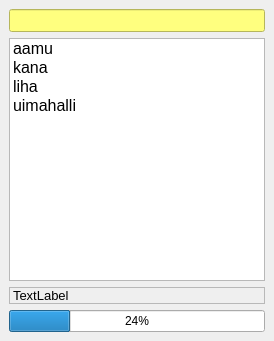
<?xml version="1.0" encoding="UTF-8"?>
<ui version="4.0">
 <class>FiruMainWindowClass</class>
 <widget class="QMainWindow" name="FiruMainWindowClass">
  <property name="geometry">
   <rect>
    <x>0</x>
    <y>0</y>
    <width>274</width>
    <height>341</height>
   </rect>
  </property>
  <property name="windowTitle">
   <string>Firu</string>
  </property>
  <widget class="QWidget" name="centralwidget">
   <layout class="QVBoxLayout" name="verticalLayout">
    <item>
     <widget class="QLineEdit" name="editInput">
      <property name="font">
       <font>
        <family>MS Shell Dlg 2</family>
        <pointsize>10</pointsize>
        <weight>50</weight>
        <italic>false</italic>
        <bold>false</bold>
       </font>
      </property>
      <property name="styleSheet">
       <string notr="true">color: rgb(0, 0, 0);
background-color: rgb(255, 255, 127);</string>
      </property>
     </widget>
    </item>
    <item>
     <widget class="QListWidget" name="listSources">
      <property name="font">
       <font>
        <pointsize>12</pointsize>
       </font>
      </property>
      <item>
       <property name="text">
        <string>aamu</string>
       </property>
      </item>
      <item>
       <property name="text">
        <string>kana</string>
       </property>
      </item>
      <item>
       <property name="text">
        <string>liha</string>
       </property>
      </item>
      <item>
       <property name="text">
        <string>uimahalli</string>
       </property>
      </item>
     </widget>
    </item>
    <item>
     <widget class="QLabel" name="laTranslation">
      <property name="font">
       <font>
        <family>MS Shell Dlg 2</family>
        <pointsize>10</pointsize>
        <weight>50</weight>
        <italic>false</italic>
        <bold>false</bold>
       </font>
      </property>
      <property name="frameShape">
       <enum>QFrame::StyledPanel</enum>
      </property>
      <property name="text">
       <string>TextLabel</string>
      </property>
      <property name="wordWrap">
       <bool>true</bool>
      </property>
     </widget>
    </item>
    <item>
     <widget class="QProgressBar" name="prgTask">
      <property name="value">
       <number>24</number>
      </property>
      <property name="alignment">
       <set>Qt::AlignCenter</set>
      </property>
      <property name="textVisible">
       <bool>true</bool>
      </property>
     </widget>
    </item>
   </layout>
  </widget>
  <widget class="QMenuBar" name="menubar">
   <property name="geometry">
    <rect>
     <x>0</x>
     <y>0</y>
     <width>274</width>
     <height>24</height>
    </rect>
   </property>
   <property name="styleSheet">
    <string notr="true">background-color: rgb(255, 255, 255);
color: rgb(0, 0, 0);
selection-background-color: rgb(170, 255, 255);</string>
   </property>
  </widget>
  <action name="actionOpenDict">
   <property name="text">
    <string>OpenDict</string>
   </property>
  </action>
  <action name="actionOpenTrainer">
   <property name="text">
    <string>OpenTrainer</string>
   </property>
  </action>
 </widget>
 <tabstops>
  <tabstop>editInput</tabstop>
  <tabstop>listSources</tabstop>
 </tabstops>
 <resources/>
 <connections>
  <connection>
   <sender>FiruMainWindowClass</sender>
   <signal>inputWordChanged(QString)</signal>
   <receiver>laTranslation</receiver>
   <slot>setText(QString)</slot>
   <hints>
    <hint type="sourcelabel">
     <x>136</x>
     <y>139</y>
    </hint>
    <hint type="destinationlabel">
     <x>145</x>
     <y>331</y>
    </hint>
   </hints>
  </connection>
  <connection>
   <sender>editInput</sender>
   <signal>textChanged(QString)</signal>
   <receiver>FiruMainWindowClass</receiver>
   <slot>setInputWord(QString)</slot>
   <hints>
    <hint type="sourcelabel">
     <x>136</x>
     <y>42</y>
    </hint>
    <hint type="destinationlabel">
     <x>136</x>
     <y>139</y>
    </hint>
   </hints>
  </connection>
  <connection>
   <sender>listSources</sender>
   <signal>currentTextChanged(QString)</signal>
   <receiver>FiruMainWindowClass</receiver>
   <slot>setInputWord(QString)</slot>
   <hints>
    <hint type="sourcelabel">
     <x>136</x>
     <y>153</y>
    </hint>
    <hint type="destinationlabel">
     <x>136</x>
     <y>139</y>
    </hint>
   </hints>
  </connection>
 </connections>
 <slots>
  <signal>inputWordChanged(QString)</signal>
  <slot>setInputWord(QString)</slot>
 </slots>
</ui>
